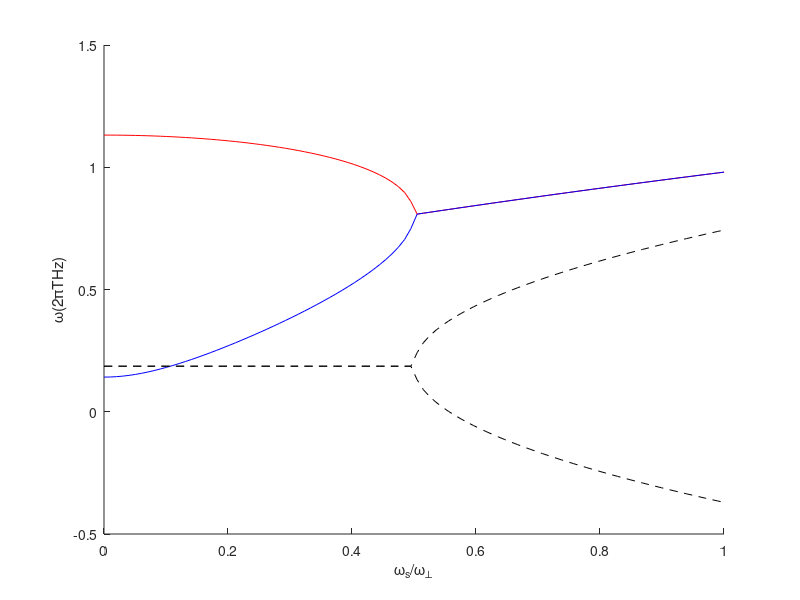

MATLAB code to generate this figure:
% reproduce fig.1 of 2016-Terahertz Antiferromagnetic Spin Hall Nano-Oscillator-PRL-Ran Cheng
clear all;clc;close all
%% parameters obtained from ref.30, in the unit of 2*pi*THz
wperp=0.023;
wpara=0.001;
alph=0.0068;
wE=27.4;

ws=linspace(0,1,100)*wperp;
wp=wE*(1i*alph+sqrt((wperp+2*wpara+sqrt(wperp^2-4*ws.^2))./wE-alph^2));%optical mode
wn=wE*(1i*alph+sqrt((wperp+2*wpara-sqrt(wperp^2-4*ws.^2))./wE-alph^2));%acoustic mode
figure;hold on
plot(ws/wperp,real(wp),'-r')
plot(ws/wperp,real(wn),'-b')
plot(ws/wperp,imag(wp),'--k')
plot(ws/wperp,imag(wn),'--k')
xlim([0 1]);%ylim([0 1.2])
xlabel('{\omega}_s/{\omega}_{\perp}');ylabel('{\omega}(2{\pi}THz)')
%wsth=sqrt(wperp^2/4+alph^2*(2*wpara+wperp)*wE); %Eq.3
%save('fig1.mat')